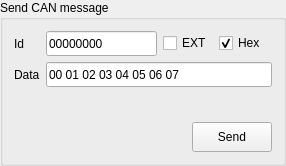
    <widget class="QGroupBox" name="sendMessagesBox">
     <property name="sizePolicy">
      <sizepolicy hsizetype="Preferred" vsizetype="Minimum">
       <horstretch>0</horstretch>
       <verstretch>0</verstretch>
      </sizepolicy>
     </property>
     <property name="minimumSize">
      <size>
       <width>0</width>
       <height>0</height>
      </size>
     </property>
     <property name="maximumSize">
      <size>
       <width>16777215</width>
       <height>169</height>
      </size>
     </property>
     <property name="title">
      <string>Send CAN message</string>
     </property>
     <layout class="QGridLayout" name="gridLayout_12">
      <item row="0" column="0">
       <layout class="QGridLayout" name="gridLayout">
        <item row="1" column="0">
         <widget class="QLabel" name="label_2">
          <property name="text">
           <string>Data</string>
          </property>
         </widget>
        </item>
        <item row="0" column="3">
         <widget class="QCheckBox" name="Hex">
          <property name="sizePolicy">
           <sizepolicy hsizetype="Minimum" vsizetype="Minimum">
            <horstretch>0</horstretch>
            <verstretch>0</verstretch>
           </sizepolicy>
          </property>
          <property name="maximumSize">
           <size>
            <width>16777215</width>
            <height>20</height>
           </size>
          </property>
          <property name="text">
           <string>Hex</string>
          </property>
          <property name="checked">
           <bool>true</bool>
          </property>
         </widget>
        </item>
        <item row="0" column="0">
         <widget class="QLabel" name="label">
          <property name="text">
           <string>Id</string>
          </property>
         </widget>
        </item>
        <item row="1" column="1" colspan="4">
         <widget class="QLineEdit" name="lineEdit">
          <property name="minimumSize">
           <size>
            <width>0</width>
            <height>25</height>
           </size>
          </property>
          <property name="maximumSize">
           <size>
            <width>16777215</width>
            <height>25</height>
           </size>
          </property>
          <property name="text">
           <string>00 01 02 03 04 05 06 07</string>
          </property>
          <property name="maxLength">
           <number>200</number>
          </property>
         </widget>
        </item>
        <item row="0" column="1">
         <widget class="QLineEdit" name="idEdit">
          <property name="minimumSize">
           <size>
            <width>70</width>
            <height>25</height>
           </size>
          </property>
          <property name="maximumSize">
           <size>
            <width>16777215</width>
            <height>25</height>
           </size>
          </property>
          <property name="text">
           <string>00000000</string>
          </property>
          <property name="maxLength">
           <number>8</number>
          </property>
         </widget>
        </item>
        <item row="0" column="2">
         <widget class="QCheckBox" name="EXT">
          <property name="sizePolicy">
           <sizepolicy hsizetype="Minimum" vsizetype="Minimum">
            <horstretch>0</horstretch>
            <verstretch>0</verstretch>
           </sizepolicy>
          </property>
          <property name="maximumSize">
           <size>
            <width>16777215</width>
            <height>20</height>
           </size>
          </property>
          <property name="text">
           <string>EXT</string>
          </property>
          <property name="checked">
           <bool>false</bool>
          </property>
         </widget>
        </item>
       </layout>
      </item>
      <item row="1" column="0">
       <spacer name="verticalSpacer_2">
        <property name="orientation">
         <enum>Qt::Vertical</enum>
        </property>
        <property name="sizeHint" stdset="0">
         <size>
          <width>20</width>
          <height>29</height>
         </size>
        </property>
       </spacer>
      </item>
      <item row="2" column="0">
       <layout class="QGridLayout" name="gridLayout_11">
        <item row="0" column="0">
         <spacer name="horizontalSpacer_3">
          <property name="orientation">
           <enum>Qt::Horizontal</enum>
          </property>
          <property name="sizeHint" stdset="0">
           <size>
            <width>178</width>
            <height>20</height>
           </size>
          </property>
         </spacer>
        </item>
        <item row="0" column="1">
         <widget class="QPushButton" name="pushButton_Send">
          <property name="sizePolicy">
           <sizepolicy hsizetype="Minimum" vsizetype="Fixed">
            <horstretch>0</horstretch>
            <verstretch>0</verstretch>
           </sizepolicy>
          </property>
          <property name="minimumSize">
           <size>
            <width>75</width>
            <height>30</height>
           </size>
          </property>
          <property name="maximumSize">
           <size>
            <width>16777215</width>
            <height>30</height>
           </size>
          </property>
          <property name="text">
           <string>Send</string>
          </property>
         </widget>
        </item>
       </layout>
      </item>
     </layout>
    </widget>
